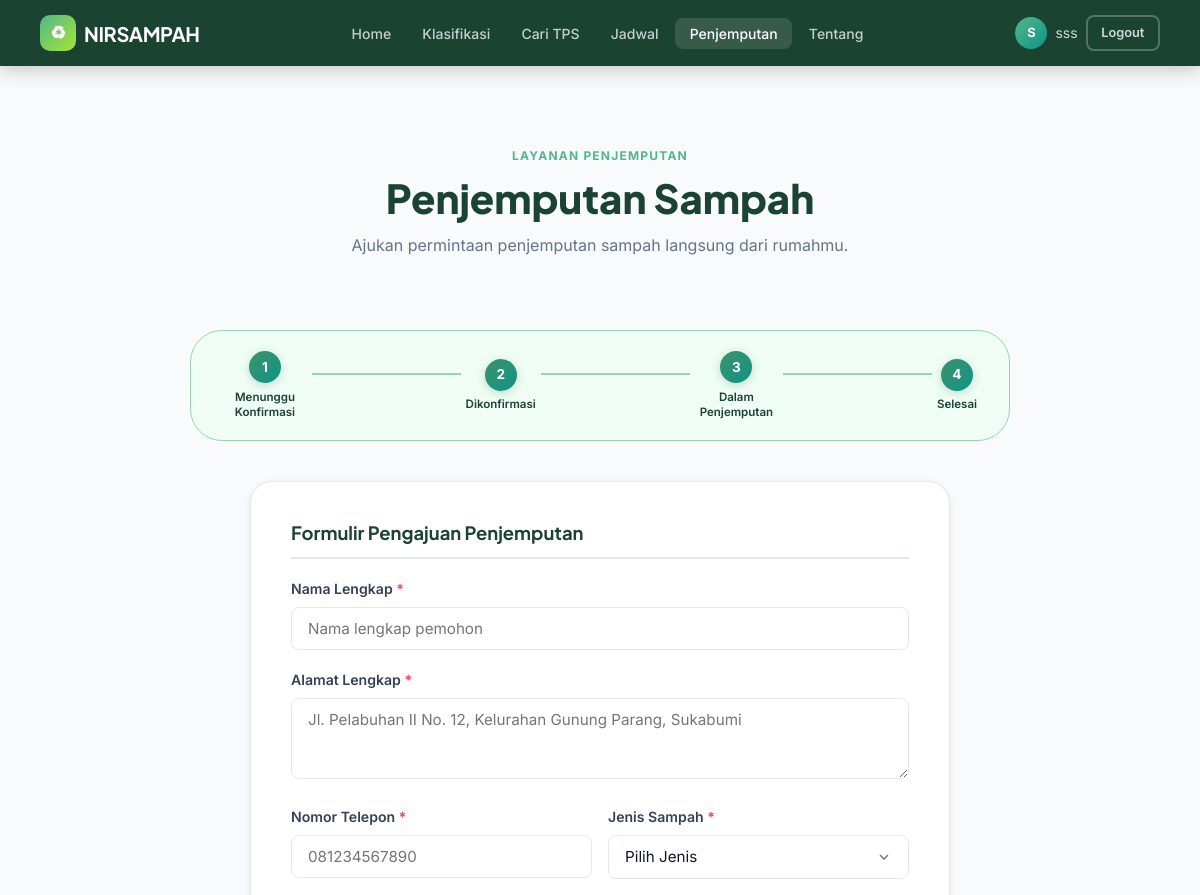
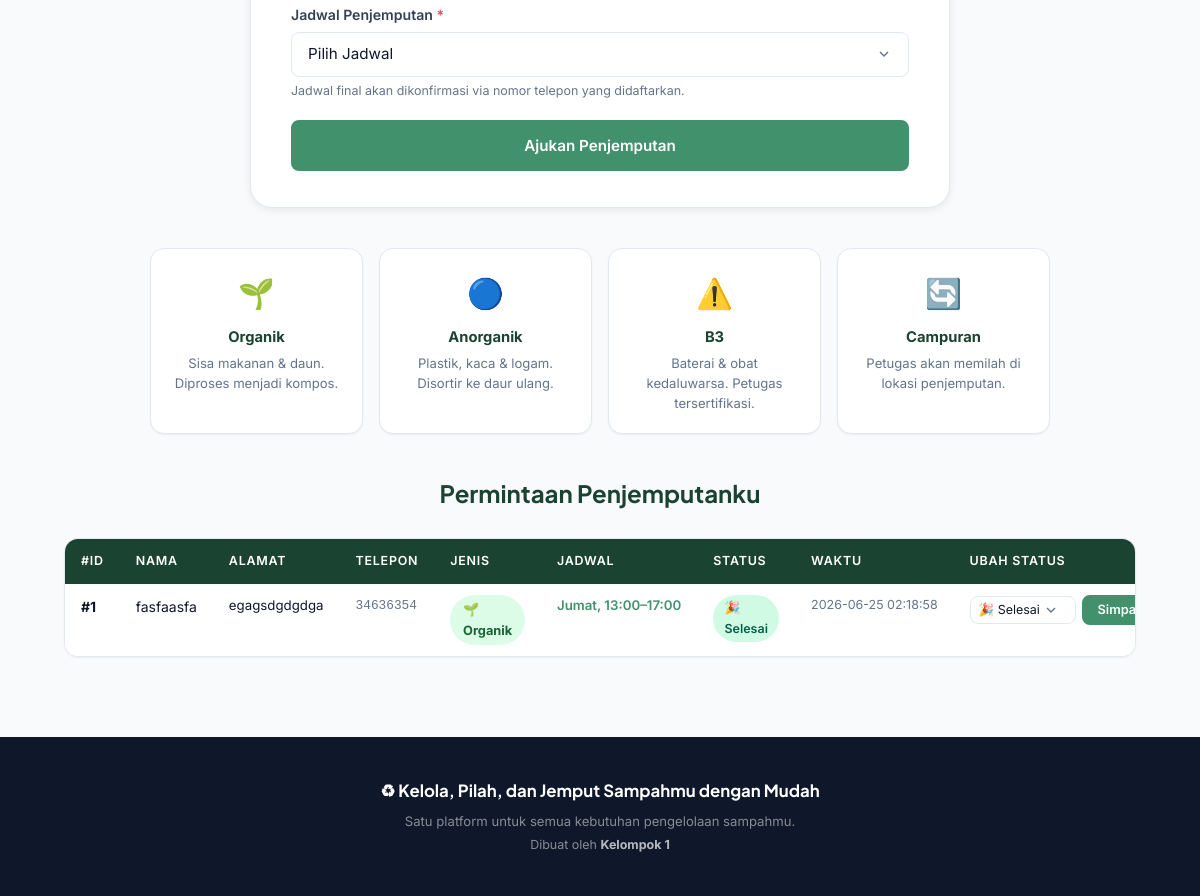
Page /pickup (signed in) on the committed database (2 pictures, top to bottom).
### tables this page shows
CREATE TABLE users (
                id INTEGER PRIMARY KEY AUTOINCREMENT,
                username TEXT NOT NULL UNIQUE,
                email TEXT NOT NULL UNIQUE,
                password_hash TEXT NOT NULL,
                created_at TEXT NOT NULL
            );

CREATE TABLE pickup_requests (
                id INTEGER PRIMARY KEY AUTOINCREMENT,
                nama TEXT NOT NULL, alamat TEXT NOT NULL,
                nomor_telepon TEXT NOT NULL, jenis_sampah TEXT NOT NULL,
                jadwal_penjemputan TEXT NOT NULL,
                status TEXT NOT NULL DEFAULT 'Menunggu Konfirmasi',
                user_id INTEGER DEFAULT 0,
                created_at TEXT NOT NULL
            );

### backend/app.py (the view, shortened to what this page needs)
@app.route("/pickup", methods=["GET","POST"])
@login_required
def pickup():
    success, error, new_request, form_data = None, None, None, {}
    user = current_user()
    my_requests = db.get_pickup_requests_by_user(user.get_user_id())
    return render_template("pickup.html",
        success=success, error=error,
        new_request=new_request.to_dict() if new_request else None,
        form_data=form_data,
        all_requests=my_requests,
        available_slots=PickupRequest.AVAILABLE_SLOTS,
        jenis_options=PickupRequest.JENIS_OPTIONS,
        status_flow=PickupRequest.STATUS_FLOW,
    )

### backend/app.py (called while the page is built)
def login_required(f):
    @wraps(f)
    def decorated(*args, **kwargs):
        if "user_id" not in session:
            flash("Silakan login terlebih dahulu.", "warning")
            return redirect(url_for("login"))
        return f(*args, **kwargs)
    return decorated

def current_user():
    if "user_id" in session:
        return User.get_by_id(db, session["user_id"])
    return None

@app.context_processor
def inject_user():
    return {"current_user": current_user()}

### backend/models.py (called while the page is built)
    def get_username(self)      -> str: return self.__username

    def get_user_id(self)       -> int: return self.__user_id

    @classmethod
    def get_by_id(cls, db: "Database", user_id: int) -> "User | None":
        conn = db._get_connection()
        row  = conn.execute(
            "SELECT * FROM users WHERE id = ?", (user_id,)
        ).fetchone()
        conn.close()
        if not row: return None
        return cls(row["username"], row["email"], row["password_hash"], row["id"])

    def _get_connection(self):
        conn = sqlite3.connect(self.db_path)
        conn.row_factory = sqlite3.Row
        return conn

    def get_pickup_requests_by_user(self, user_id: int):
        conn = self._get_connection()
        rows = conn.execute(
            "SELECT * FROM pickup_requests WHERE user_id=? ORDER BY id DESC",(user_id,)
        ).fetchall()
        conn.close()
        return [dict(r) for r in rows]

### frontend/templates/pickup.html (shortened to what this page needs)
{% extends "base.html" %}
{% block content %}
<div class="page-header">
  <p class="page-header__eyebrow">Layanan Penjemputan</p>
  <h1 class="page-header__title">Penjemputan Sampah</h1>
  <p class="page-header__desc">Ajukan permintaan penjemputan sampah langsung dari rumahmu.</p>
</div>
<div class="status-flow">
  {% for step in status_flow %}
  <div class="status-flow__item">
    <div class="status-flow__dot">{{ loop.index }}</div>
    <span class="status-flow__label">{{ step }}</span>
  </div>
  {% if not loop.last %}<div class="status-flow__line"></div>{% endif %}
  {% endfor %}
</div>
<div class="form-section pickup-form-wrap">
  <div class="card-form">
    <h2 class="pickup-form__title">Formulir Pengajuan Penjemputan</h2>
    <form method="POST" action="{{ url_for('pickup') }}">
      <div class="form__group">
        <label class="form__label" for="nama">Nama Lengkap <span class="form__required">*</span></label>
        <input class="form__input" type="text" id="nama" name="nama"
               placeholder="Nama lengkap pemohon"
               value="{{ form_data.get('nama','') }}" required/>
      </div>
      <div class="form__group">
        <label class="form__label" for="alamat">Alamat Lengkap <span class="form__required">*</span></label>
        <textarea class="form__input form__textarea" id="alamat" name="alamat" rows="3"
                  placeholder="Jl. Pelabuhan II No. 12, Kelurahan Gunung Parang, Sukabumi"
                  required>{{ form_data.get('alamat','') }}</textarea>
      </div>
      <div class="form__row">
        <div class="form__group">
          <label class="form__label" for="nomor_telepon">Nomor Telepon <span class="form__required">*</span></label>
          <input class="form__input" type="tel" id="nomor_telepon" name="nomor_telepon"
                 placeholder="081234567890"
                 value="{{ form_data.get('nomor_telepon','') }}" required/>
        </div>
        <div class="form__group">
          <label class="form__label" for="jenis_sampah">Jenis Sampah <span class="form__required">*</span></label>
          <select class="form__input form__select" id="jenis_sampah" name="jenis_sampah" required>
            <option value="" disabled {% if not form_data.get('jenis_sampah') %}selected{% endif %}>Pilih Jenis</option>
          </select>
        </div>
      </div>
      <div class="form__group">
        <label class="form__label" for="jadwal">Jadwal Penjemputan <span class="form__required">*</span></label>
        <select class="form__input form__select" id="jadwal" name="jadwal" required>
          <option value="" disabled {% if not form_data.get('jadwal') %}selected{% endif %}>Pilih Jadwal</option>
        </select>
        <p class="form__hint">Jadwal final akan dikonfirmasi via nomor telepon yang didaftarkan.</p>
      </div>
      <button class="btn btn--primary btn--full pickup-submit" type="submit">Ajukan Penjemputan</button>
    </form>
  </div>
</div>
<div class="pickup-info-grid">
  <div class="pickup-info-card"><div class="pickup-info-card__icon">🌱</div><h3>Organik</h3><p>Sisa makanan & daun. Diproses menjadi kompos.</p></div>
  <div class="pickup-info-card"><div class="pickup-info-card__icon">🔵</div><h3>Anorganik</h3><p>Plastik, kaca & logam. Disortir ke daur ulang.</p></div>
  <div class="pickup-info-card"><div class="pickup-info-card__icon">⚠️</div><h3>B3</h3><p>Baterai & obat kedaluwarsa. Petugas tersertifikasi.</p></div>
  <div class="pickup-info-card"><div class="pickup-info-card__icon">🔄</div><h3>Campuran</h3><p>Petugas akan memilah di lokasi penjemputan.</p></div>
</div>
{% if all_requests %}
<section class="pickup-list" id="daftar-permintaan">
  <h2 class="section-title">Permintaan Penjemputanku</h2>
  <div class="table-wrapper">
    <table class="data-table">
      <thead>
        <tr><th>#ID</th><th>Nama</th><th>Alamat</th><th>Telepon</th><th>Jenis</th><th>Jadwal</th><th>Status</th><th>Waktu</th><th>Ubah Status</th></tr>
      </thead>
      <tbody>
        {% for r in all_requests %}
        <tr>
          <td><strong>#{{ r.id }}</strong></td>
          <td>{{ r.nama }}</td>
          <td class="td--address">{{ r.alamat }}</td>
          <td class="td--coord">{{ r.nomor_telepon }}</td>
          <td>
            {% if r.jenis_sampah=="Organik" %}<span class="badge badge--organic">🌱 {{ r.jenis_sampah }}</span>
            {% elif r.jenis_sampah=="Anorganik" %}<span class="badge badge--inorganic">🔵 {{ r.jenis_sampah }}</span>
            {% elif "B3" in r.jenis_sampah %}<span class="badge badge--hazardous">⚠️ B3</span>
            {% else %}<span class="badge badge--mixed">🔄 {{ r.jenis_sampah }}</span>{% endif %}
          </td>
          <td class="td--slot">{{ r.jadwal_penjemputan }}</td>
          <td>
            {% if r.status=="Menunggu Konfirmasi" %}<span class="status-badge status-badge--waiting">⏳ {{ r.status }}</span>
            {% elif r.status=="Dikonfirmasi" %}<span class="status-badge status-badge--confirmed">✅ {{ r.status }}</span>
            {% elif r.status=="Dalam Penjemputan" %}<span class="status-badge status-badge--onway">🚛 {{ r.status }}</span>
            {% elif r.status=="Selesai" %}<span class="status-badge status-badge--done">🎉 {{ r.status }}</span>
            {% else %}<span class="status-badge status-badge--cancelled">❌ {{ r.status }}</span>{% endif %}
          </td>
          <td class="td--time">{{ r.created_at }}</td>
          <td>
            <form method="POST" action="{{ url_for('pickup_update', request_id=r.id) }}" class="status-form">
              <select class="form__input form__select status-select" name="status">
                <option value="Selesai"             {% if r.status=="Selesai"             %}selected{% endif %}>🎉 Selesai</option>
              </select>
              <button class="btn btn--sm btn--primary" type="submit">Simpan</button>
            </form>
          </td>
        </tr>
        {% endfor %}
      </tbody>
    </table>
  </div>
</section>
{% endif %}
{% endblock %}

### frontend/templates/base.html (shortened to what this page needs)
<!DOCTYPE html>
<html lang="id">
<head>
  <link rel="stylesheet" href="{{ url_for('static', filename='css/style.css') }}"/>
</head>
<body>
<nav class="navbar">
  <a href="{{ url_for('home') }}" class="navbar__brand">
    <div class="navbar__brand-icon">♻</div>
    <span>NIRSAMPAH</span>
  </a>
  <ul class="navbar__links">
    <li><a href="{{ url_for('home') }}"     class="{% if request.endpoint=='home'     %}active{% endif %}">Home</a></li>
    <li><a href="{{ url_for('classify') }}" class="{% if request.endpoint=='classify' %}active{% endif %}">Klasifikasi</a></li>
    <li><a href="{{ url_for('tps') }}"      class="{% if request.endpoint=='tps'      %}active{% endif %}">Cari TPS</a></li>
    <li><a href="{{ url_for('schedule') }}" class="{% if request.endpoint=='schedule' %}active{% endif %}">Jadwal</a></li>
    <li><a href="{{ url_for('pickup') }}"   class="{% if request.endpoint=='pickup'   %}active{% endif %}">Penjemputan</a></li>
    <li><a href="{{ url_for('about') }}"    class="{% if request.endpoint=='about'    %}active{% endif %}">Tentang</a></li>
  </ul>
  <div class="navbar__auth">
    {% if current_user %}
    <div class="navbar__user">
      <div class="navbar__avatar">{{ current_user.get_username()[0] }}</div>
      <span>{{ current_user.get_username() }}</span>
    </div>
    <a href="{{ url_for('logout') }}" class="btn btn--ghost btn--sm">Logout</a>
    {% else %}
    <a href="{{ url_for('login') }}"    class="btn btn--ghost btn--sm">Masuk</a>
    <a href="{{ url_for('register') }}" class="btn btn--lime btn--sm">Daftar</a>
    {% endif %}
  </div>
</nav>
<main class="main-content">
  {% block content %}{% endblock %}
</main>
<footer class="footer">
  <p class="footer__brand">♻ Kelola, Pilah, dan Jemput Sampahmu dengan Mudah</p>
  <p class="footer__sub">Satu platform untuk semua kebutuhan pengelolaan sampahmu.</p>
  <p class="footer__meta">Dibuat oleh <strong style="color:rgba(255,255,255,.7)">Kelompok 1</strong> </p>
</footer>
</body>
</html>

### rows in the picture
users: get_username "sss"
pickup_requests: id "1", nama "fasfaasfa", alamat "egagsdgdgdga", nomor_telepon "34636354", jenis_sampah "Organik", jadwal_penjemputan "Jumat, 13:00–17:00", status "Selesai", created_at "2026-06-25 02:18:58", status "🎉 Selesai"

### other values in the picture
{{ current_user.get_username()[0] }} "S"
{{ step }} "Menunggu Konfirmasi" "Dikonfirmasi" "Dalam Penjemputan" "Selesai"
